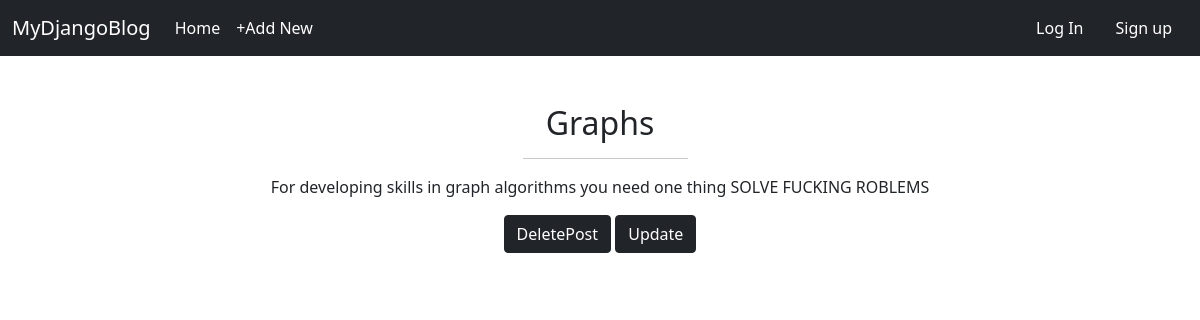
The app's page /post/2/ with its own data.
### blog/models.py (models this page shows, shortened)
class Post(models.Model):
    title = models.CharField(max_length=200)
    author = models.ForeignKey('auth.user', on_delete=models.CASCADE,)
    body = models.TextField()

### blog/views.py (the view)
# urls.py: path('post/<int:pk>/' , BlogDetailView.as_view() , name='post_detail'),
class BlogDetailView(DetailView):
    model = Post
    template_name = "post_detail.html"

### templates/post_detail.html
{% extends 'base.html' %}
{% block content %}
<div class = " text-center m-5 post-entry">
    <h2>{{ post.title }}</h2>
    <hr style="width:15%;text-align:center;margin-left:43%">
    <p>{{ post.body }}</p>
    <a href = "{% url 'post_delete' post.pk %}" class = "btn btn-dark">DeletePost</a>
    <a  href = "{% url 'post_edit' post.pk %}" class = "btn btn-dark">Update</a>
</div>
{% endblock content %}

### records on screen
Post: title "Graphs", body "For developing skills in graph algorithms you need one thing SOLVE FUCKING ROBLEMS"
